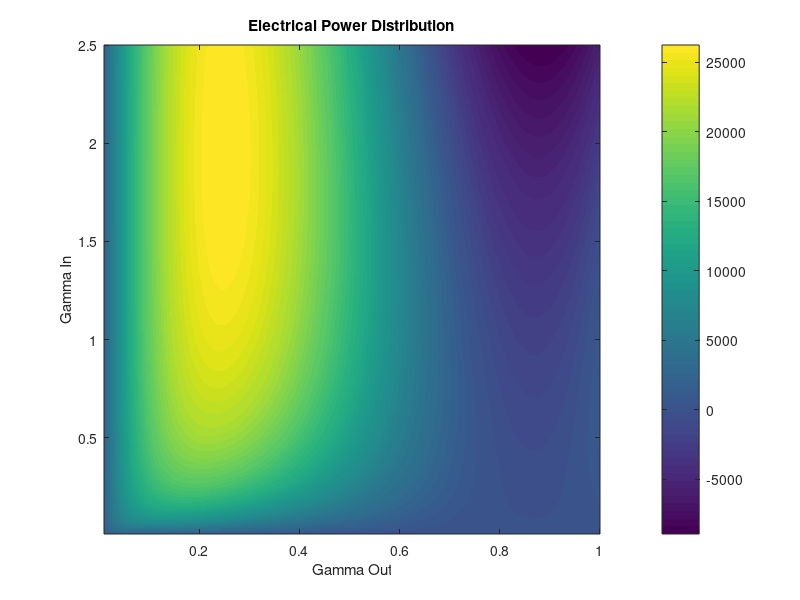

MATLAB code to generate this figure: (Note: this script raises an error after producing the figure.)
% Main Script
% Initialization
clf; clear;
format long;

% Define data parameters
v_w_adj = linspace(0.5, 25, 100);
A_proj_list = linspace(7, 25, 25);
F_out_list = linspace(10, 150, 20);
v_w_n = 10;
CL_out = 1.06;
A_proj = 16.65;
T_out_target = 10300;
T_out_max = 10300;
rho = 1.18;
lc = 250;
CD_out = 0.15;
CD_in = 0.10;
eff_in = 0.639;
eff_out = 0.652;
P_avg_e_req = 20000;
max_reel_speed = 25;
a_elev_out = 30 * pi / 180;
a_elev_in = 70 * pi / 180;
F_out = CL_out^3 / CD_out^2;
F_in = CD_in;
P_w = 0.5 * v_w_n^3 * rho;

number_of_steps = 100;
% Define gamma range
lim = max_reel_speed / v_w_n;
resolution = 100;
gamma_in = linspace(0.01, lim, resolution);
gamma_out = linspace(0.01, 1, resolution);

% Initialize power array
power_array_e = zeros(resolution, resolution);

% Compute power array
for cj = 1:resolution
    for ci = 1:resolution
        power_array_e(ci, cj) = P_w * A_proj * ...
            (eff_out * F_out * (cos(a_elev_out) - gamma_out(cj))^2 - ...
            (F_in / eff_in) * (gamma_in(ci)^2 + 2 * cos(a_elev_in) * gamma_in(ci) + 1)) * ...
            ((gamma_out(cj) * gamma_in(ci)) / (gamma_out(cj) + gamma_in(ci)));
    end
end

% Objective function (negated for maximization)
objective = @(gamma) -P_w * A_proj * ...
    (eff_out * F_out * (cos(a_elev_out) - gamma(1))^2 - ...
    (F_in / eff_in) * (gamma(2)^2 + 2 * cos(a_elev_in) * gamma(2) + 1)) * ...
    ((gamma(1) * gamma(2)) / (gamma(1) + gamma(2)));

% Define initial point
initial_point = [0.5, 0.5];

% Plotting setup for contour plot
figure;
contourf(gamma_out, gamma_in, power_array_e, 200, 'LineColor', 'none');
colorbar;
xlabel('Gamma Out');
ylabel('Gamma In');
title('Electrical Power Distribution');
hold on;

% Normal run with original values
tic;
[optimum_value, func_evals, path] = run_optimization(initial_point, 1e-10, 1e-6, objective, [0.01, 1; 0.01, lim]);
runtime = toc;
fprintf('Runtime of main optimization loop: %.4f seconds\n', runtime);

% Plot path for normal run
plot(path(:,1), path(:,2), 'r-o', 'LineWidth', 2, 'MarkerSize', 5);
text(path(end, 1) + 0.05, path(end, 2) + 0.05, sprintf('Max\n(%.2f, %.2f)', path(end, 1), path(end, 2)), ...
    'Color', 'red', 'FontSize', 12, 'FontWeight', 'bold', 'BackgroundColor', 'white');
hold off;

% Ensure the figure is drawn
drawnow;

% Explore different step sizes
step_sizes = logspace(-20, -0.3, number_of_steps);
optimum_values_step_size = zeros(size(step_sizes));
num_evaluations_step_size = zeros(size(step_sizes));
runtimes_step_size = zeros(size(step_sizes));

for i = 1:length(step_sizes)
    step_size = step_sizes(i);
    tic;
    [optimum_value, func_evals, ~] = run_optimization(initial_point, 1e-10, step_size, objective, [0.01, 1; 0.01, lim]);
    runtimes_step_size(i) = toc;
    optimum_values_step_size(i) = optimum_value;
    num_evaluations_step_size(i) = func_evals;
end

% Plot the results for step size exploration
figure;
[ax1, h1, h2] = plotyy(step_sizes, optimum_values_step_size, step_sizes, num_evaluations_step_size, 'semilogx');
xlabel('Step Size');
ylabel(ax1(1), 'Optimum Objective Function Value');
ylabel(ax1(2), 'Number of Function Evaluations');
title('Optimum Value and Function Evaluations for Step Sizes');
grid on;
h1.LineWidth = 2;
h2.LineWidth = 2;
% Ensure the figure is drawn
drawnow;

figure;
[ax3, h5, h6] = plotyy(step_sizes, optimum_values_step_size, step_sizes, runtimes_step_size, 'semilogx');
xlabel('Step Size');
ylabel(ax3(1), 'Optimum Objective Function Value');
ylabel(ax3(2), 'Runtime (seconds)');
title('Optimum Value and Runtime for Step Sizes');
grid on;
h5.LineWidth = 2;
h6.LineWidth = 2;
% Ensure the figure is drawn
drawnow;


% Explore different perturbation sizes (hi)
hi_values = logspace(-20, -1, number_of_steps);  % Range of hi values
optimum_values_hi = zeros(size(hi_values));
num_evaluations_hi = zeros(size(hi_values));
runtimes_hi = zeros(size(hi_values));

for i = 1:length(hi_values)
    hi = hi_values(i);
    tic;
    [optimum_value, func_evals, ~] = run_optimization(initial_point, hi, 1e-6, objective, [0.01, 1; 0.01, lim]);
    runtimes_hi(i) = toc;
    optimum_values_hi(i) = optimum_value;
    num_evaluations_hi(i) = func_evals;
end

% % Plot the results for hi exploration
% figure;
% [ax2, h3, h4] = plotyy(hi_values, optimum_values_hi, hi_values, num_evaluations_hi, 'semilogx');
% xlabel('Perturbation Size (hi)');
% ylabel(ax2(1), 'Optimum Objective Function Value');
% ylabel(ax2(2), 'Number of Function Evaluations');
% title('Optimum Value and Function Evaluations for Perturbation Sizes');
% grid on;
% h3.LineWidth = 2;
% h4.LineWidth = 2;
% % Ensure the figure is drawn
% drawnow;
% 
% figure;
% [ax4, h7, h8] = plotyy(hi_values, optimum_values_hi, hi_values, runtimes_hi, 'semilogx');
% xlabel('Perturbation Size (hi)');
% ylabel(ax4(1), 'Optimum Objective Function Value');
% ylabel(ax4(2), 'Runtime (seconds)');
% title('Optimum Value and Runtime for Perturbation Sizes');
% grid on;
% h7.LineWidth = 2;
% h8.LineWidth = 2;
% % Ensure the figure is drawn
% drawnow;

% Function to run the main optimization loop
function [optimum_value, func_evals, path] = run_optimization(initial_point, hi, step_size, objective, gamma_range)
    % Line search initialization
    again = 1;
    cycle = 0;
    f_old = Inf;
    xq = initial_point;
    options = optimset('tolx', 1.0e-8, 'MaxFunEvals', 50);
    total_func_evals = 0;
    path = xq;

    while again >= 1 && cycle < 50
        cycle = cycle + 1;
        % Forward finite difference gradients
        alpha = 0.0;
        sq = [0, 0];
        % Objective function at current point
        fx = objective(xq);
        % Perturbated objective function values
        fx1plush = objective([xq(1) + hi, xq(2)]);
        fx2plush = objective([xq(1), xq(2) + hi]);
        % Objective function derivatives
        dfdx1 = (fx1plush - fx) / hi;
        dfdx2 = (fx2plush - fx) / hi;
        % Gradient vector
        df = [dfdx1, dfdx2];
        % Steepest descent search direction
        sq = -df * step_size;  % Step size for line search

        % Line search using fminbnd
        [alphaq, fval, exitflag, output] = fminbnd(@(alpha) objective(max(min(xq + alpha * sq, gamma_range(:,2)'), gamma_range(:,1)')), 0, 10, options);
        total_func_evals = total_func_evals + output.funcCount;

        % Compute new design point
        xnew = max(min(xq + alphaq * sq, gamma_range(:,2)'), gamma_range(:,1)');
        
        % Plot marker in current design point
        plot(xq(1), xq(2), 'o');
        plot([xq(1), xnew(1)], [xq(2), xnew(2)], 'r-');

        % Update design point
        xq = xnew;
        path = [path; xq];

        % Continue optimization?
        if abs(f_old - fval) < 10
            again = 0;
        end
        f_old = fval;
    end

    optimum_value = -fval;  % Negate back for maximization
    func_evals = total_func_evals;
end
